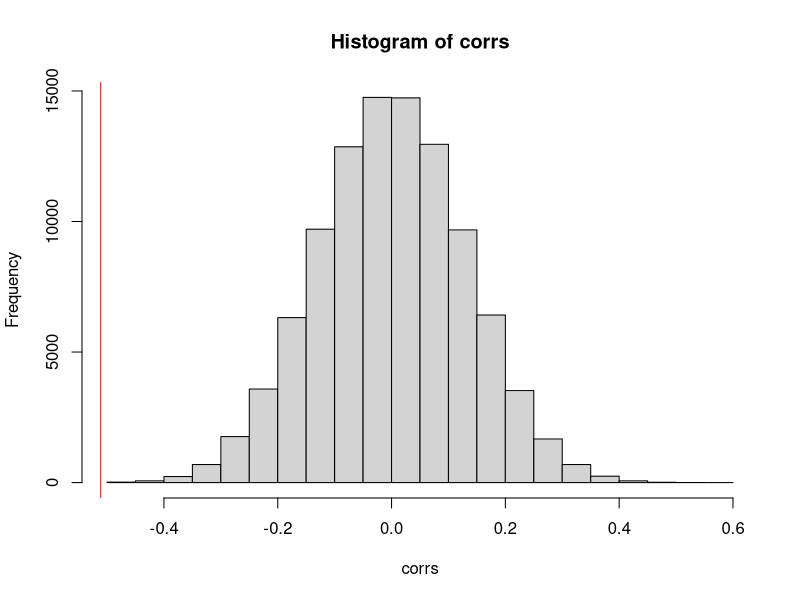

This chart was generated by the following R code:
library(dplyr)
# Zadanie 2.1
dane <- read.table('airpollution.txt', header = TRUE)
#a
mor <- dane$Mortality
edu <- dane$Education
cor1 <- cor(mor,edu)
#b
k <- 100000
corrs <- numeric(k)
for(i in 1:k)
{
  morper <- sample(mor)
  corrs[i] <- cor(morper,edu)
}
#c
hist(corrs)
abline(v = cor1, col = 'red')
#d
(1+sum(abs(corrs)>abs(cor1)))/(1+length(corrs))
#e

# Zadanie 2.2
